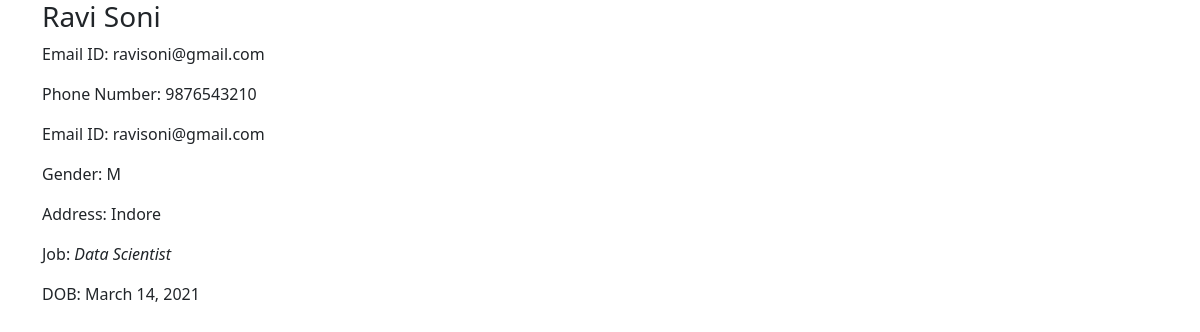
The page /employee_detail/1 on the database its author committed.
### employees/models.py (models this page shows, shortened)
class Employee(models.Model):
    GENDER_CHOICE = [
        ('M', 'Male'),
        ('F', 'Female')
    ]
    first_name = models.CharField(max_length=100)
    last_name = models.CharField(max_length=100, blank=True)
    email_id = models.EmailField(max_length=255)
    phone_num = models.CharField(max_length=13)
    employee_gender = models.CharField(choices=GENDER_CHOICE, max_length=1)
    employee_address = models.TextField()
    employee_job = models.ManyToManyField('AvailableJobs', blank=True)
    date_of_birth = models.DateField()

class AvailableJobs(models.Model):
    name = models.CharField(max_length=100)

### employees/views.py (the view)
# urls.py: path('employee_detail/<int:employee_id>', views.employee_detail, name='employee_detail'),
def employee_detail(request, employee_id):      # and also employee_detail which takes in a request and return HttpResonse
    try:  #in try if employee id not found
        employee = Employee.objects.get(id=employee_id)       #this gives detail of specific employee using ids
    except Employee.DoesNotExist:
        raise Http404('Employee Not Found')
    return render(request,'employee_detail.html', {'employee': employee})  #here we ruturn employee details

### templates/employee_detail.html
{% extends 'base.html' %}
{% block content %}
<div class="container">
    <div class="row">
        <div class="col-lg-12">
            <h3>{{ employee.first_name }} {{ employee.last_name }}</h3>
            <p>Email ID: {{ employee.email_id }}</p>
            <p>Phone Number: {{ employee.phone_num }}</p>
            <p>Email ID: {{ employee.email_id }}</p>
            <p>Gender: {{ employee.employee_gender }}</p>
            <p>Address: {{ employee.employee_address }}</p>
            <p>Job:
                {%for job in employee.employee_job.all %}
                    <em>{{ job.name }}</em>
                {% endfor %}
            </p>
            <p>DOB: {{ employee.date_of_birth }}</p>
        </div>
    </div>
</div>
{% endblock %}

### rows shown on the page
Employee: email_id "ravisoni@gmail.com", phone_num "9876543210", employee_gender "M", employee_address "Indore", date_of_birth "March 14, 2021"
AvailableJobs: name "Data Scientist"
